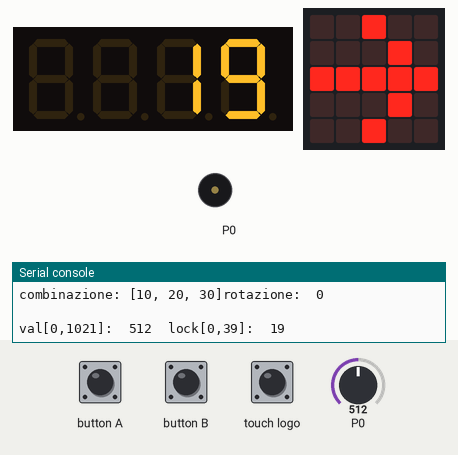
Bench run of a program on a simulated BBC micro:bit running MicroPython. Parts: 4-digit seven-segment display, the board's 5×5 LED display, buzzer (waves = sounding), the last lines printed to the serial console. The test bench sets the inputs (shaded band); at power-on: P0 = 512 (analog values on the 0–1023 scale). Library files of the repository ran but are not shown: tm1637.py.

Above: at 1.6 s.
1.7 s: button B pressed for 0.15 s
At 3.4 s:
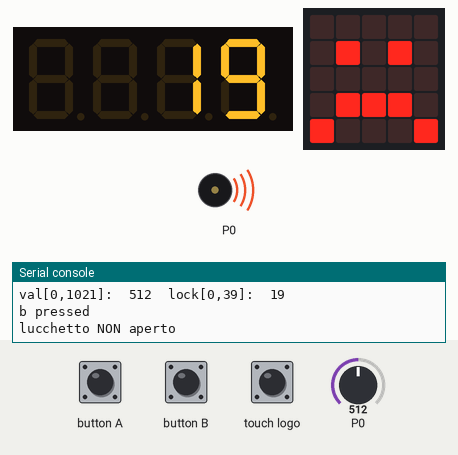
At 6.8 s:
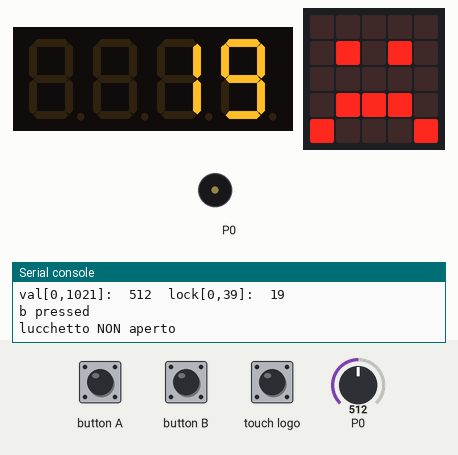
Timing chart, 0 to 8.3 s (numbered marks = the images above; inputs shaded):
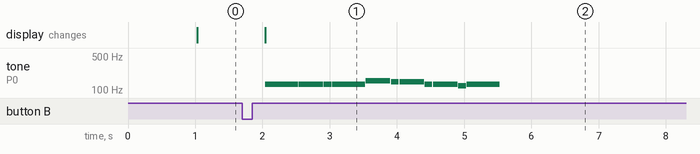

Measured:
- after the input at 1.7 s, tone on P0: plays 131 Hz for 0.49 s, 131 Hz for 0.36 s, 131 Hz for 0.12 s, 131 Hz for 0.49 s, 156 Hz for 0.36 s, 147 Hz for 0.12 s … (11 notes in this stretch), starting after 0.34 s; the display: changes after 0.34 s (image 1)

The program:

main.py
```python
from microbit import *
from tm1637 import TM1637
from LuchettoRotante import *
import music

# init display driver
tm = TM1637(clk=pin2, dio=pin16)

# init lock
combinazione = [10, 20, 30]
lucchetto = LucchettoRotante(combinazione)
print(lucchetto)


num = 0
tm.number(num)
lock = 0
im = Image.ARROW_E
display.show(im)
dx = True

while True:

    if button_a.was_pressed():
        # accetta il valore sul display come mossa sul lucchetto
        print('a pressed')
        if dx:
            print('dx')
            # chiama ruota a dx per lock
            lucchetto.giraDestra(lock)
            im = Image.ARROW_W
            display.show(im)
            dx = False
        else:
            print('dx')
            # chiama ruota a sx per lock
            lucchetto.giraSinistra(lock)
            im = Image.ARROW_E
            display.show(im)
            dx = True

    elif button_b.was_pressed():
        # dai il comando apri al lucchetto
        print('b pressed')
        # prova ad aprire
        if lucchetto.apri():
            print("lucchetto aperto")
            display.show(Image.HAPPY)
            music.play(music.PUNCHLINE)

        else:
            print("lucchetto NON aperto")
            display.show(Image.SAD)
            music.play(music.FUNERAL)

        break

    if pin_logo.is_touched():
        # dai il comando reset al lucchetto
        print("reset")
        lucchetto.reset()
        lock = 0
        im = Image.ARROW_E
        display.show(im)
        dx = True

    sleep(1000)
    # transform a value from Potentiometer [0, 1021] into a number between 0 and 39
    val = pin0.read_analog()
    tmp = val*39//1021
    if tmp != lock:
        # if rotated make a "click"
        lock = tmp
        music.pitch(800, 6)

    tm.number(lock)
    print('val[0,1021]: ', val, ' lock[0,39]: ', lock)

# bot
```

LuchettoRotante.py
```python
class LucchettoRotante:
    def __init__(self, combinazione):
        ''' prende la combinazione come argomento e inizializza la rotazione a 0. '''

        self.combinazione = combinazione
        self.rotazione = 0

    def reset(self):
        ''' azzera la rotazione '''

        self.rotazione = 0

    def giraSinistra(self, scatti):
        ''' aggiorna la rotazione a seconda del numero di scatti specificato come argomento. '''

        self.rotazione -= scatti   # ----
        self.rotazione %= 40

    def giraDestra(self, scatti):
        ''' aggiorna la rotazione a seconda del numero di scatti specificato come argomento. '''

        self.rotazione += scatti   # ++++
        self.rotazione %= 40

    def apri(self):
        '''
        Tenta di aprire il lucchetto e restituisce True se la combinazione è stata
        inserita correttamente, False altrimenti.
        Per determinare se la combinazione è corretta, si controlla che la rotazione sia stata
        fatta verso destra per il primo numero della combinazione, poi verso sinistra per il
        secondo numero e infine di nuovo verso destra per il terzo numero.
        '''

        # generalizzato per una combinazione di n cifre (anche se sono 3)
        pos = self.combinazione[0]
        segno = -1
        for r in range(1, len(self.combinazione)):
            pos = (pos + segno * self.combinazione[r]) % 40
            segno = -segno

        if self.rotazione == pos:
            return True
        else:
            return False

    def __str__(self):
        #return f"\ncombinazione: {self.combinazione}, rotazione: {self.rotazione}\n"
        return "\ncombinazione: " + str(self.combinazione) + "rotazione: " + " " + str(self.rotazione) + "\n"
```
